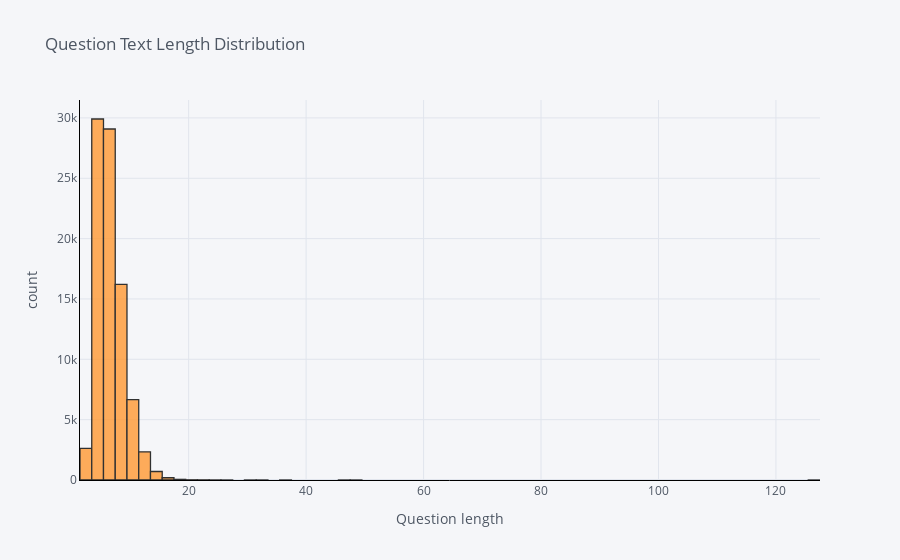

Notebook source saved alongside this figure:
### Code cell
# plot the question length and see potential outliars
%matplotlib notebook
dataset['q_length'].iplot(
    kind='hist',
    bins=100,
    xTitle='Question length',
    linecolor='black',
    yTitle='count',
    title='Question Text Length Distribution')

### Figure 1 — Plotly figure (JSON) as saved in the notebook; plotly's stock layout.template omitted (floating-point values rounded to 4 significant figures; data arrays with more than 128 entries replaced by an {"elided": "..."} marker saying what was removed)
{"data": [{"histfunc": "count", "histnorm": "", "marker": {"color": "rgba(255, 153, 51, 1.0)", "line": {"color": "#000000", "width": 1.3}}, "name": "q_length", "nbinsx": 100, "opacity": 0.8, "orientation": "v", "type": "histogram", "x": {"elided": "87810 int values"}}], "layout": {"barmode": "overlay", "legend": {"bgcolor": "#F5F6F9", "font": {"color": "#4D5663"}}, "paper_bgcolor": "#F5F6F9", "plot_bgcolor": "#F5F6F9", "title": {"font": {"color": "#4D5663"}, "text": "Question Text Length Distribution"}, "xaxis": {"gridcolor": "#E1E5ED", "linecolor": "black", "showgrid": true, "tickfont": {"color": "#4D5663"}, "title": {"font": {"color": "#4D5663"}, "text": "Question length"}, "zerolinecolor": "#E1E5ED"}, "yaxis": {"gridcolor": "#E1E5ED", "linecolor": "black", "showgrid": true, "tickfont": {"color": "#4D5663"}, "title": {"font": {"color": "#4D5663"}, "text": "count"}, "zerolinecolor": "#E1E5ED"}}}
